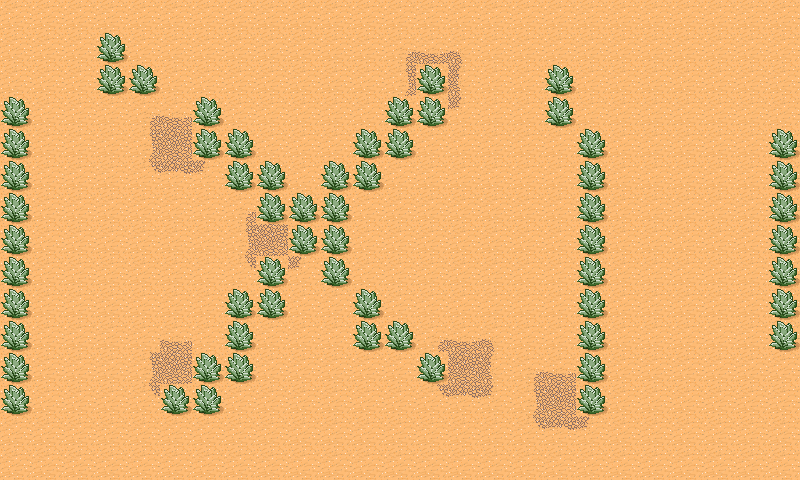

Rendered tile map (Tiled .tmx) drawn with the repository's tilesets; below, a short description and the map source with its tile grids summarised:
An orthogonal 25x15 tile map with 32x32 px tiles, 2 tile layers (hide, bg) and 2 objects.

<map version="1.0" orientation="orthogonal" width="25" height="15" tilewidth="32" tileheight="32">
 <tileset firstgid="1" name="Desert" tilewidth="32" tileheight="32" spacing="1" margin="1">
  <image source="tmw_desert_spacing.png" width="265" height="199" />
  <tile id="9">
   <properties>
    <property name="gid" value="1" />
   </properties>
  </tile>
  <tile id="24">
   <properties>
    <property name="gid" value="10" />
   </properties>
  </tile>
  <tile id="25">
   <properties>
    <property name="gid" value="10" />
   </properties>
  </tile>
 </tileset>
 <layer name="hide" width="25" height="15">
  <data>[375 cells, 8 non-empty, 3 distinct tile ids]</data>
 </layer>
 <layer name="bg" width="25" height="15">
  <data>[375 cells, 375 non-empty, 11 distinct tile ids]</data>
 </layer>
 <objectgroup name="snakes" width="25" height="15">
  <object x="31" y="26" />
  <object x="788" y="20" />
 </objectgroup>
</map>